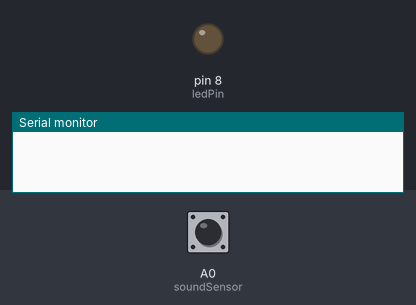
The sketch below on a simulated Arduino Uno, built with avr-gcc and run on an emulated ATmega328P. Shown: output pins drawn as LEDs (lit = HIGH), the last lines printed to the serial monitor. Inputs (shaded band) come from the test bench; at power-on: A0 (soundSensor) HIGH.

Above: at 1.2 s.
1.3 s: A0 (soundSensor) driven LOW
2.8 s: A0 (soundSensor) driven HIGH
5.8 s: A0 (soundSensor) pulsed LOW 5 times (0.12 s each, 0.3 s apart)
At 7.1 s:
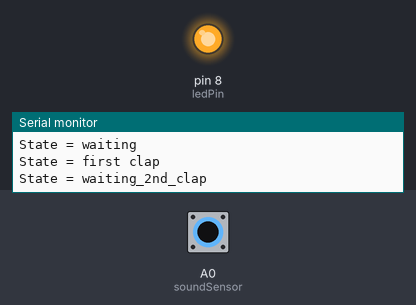
Timing chart, 0 to 8.8 s (numbered marks = the images above; inputs shaded):
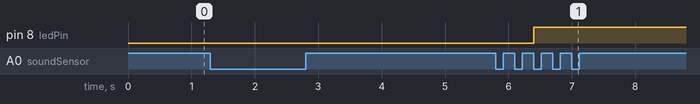

The sketch:

digital_double_clap.ino
```cpp
/*
  This sketch reads a piezo element to see if a sound is made (eg. clap)
  two times in succession after which an action is performed.
  The code listens for a double clap in a 1.5 second period, after which
  the whole system gets reset

  For this sketch, the sensor sensitivity is adjusted manually on the board itself.
  For more granular difference, consider switching to digitalRead to analogRead
*/

const bool DEBUG = true; //allow serial prints

const int ledPin = 8;
const int soundSensor = A0;
const int threshold = 200;
//these two delays below are required because echo can still trigger the sensor
const int delayBetweenClaps = 300;
const int delatForReset = 300;
const int resetPeriod = 1500; //milliseconds

int sensorReading = 1;
int ledState = LOW;
unsigned long timeOfClap = 0;

enum State {waiting, first_clap, waiting_2nd_clap};
State current_state = waiting;

void setup() {
  pinMode(ledPin, OUTPUT);
  Serial.begin(9600);
}

void loop() {
  sensorReading = digitalRead(soundSensor);

  if (sensorReading == LOW) {
    if (current_state == State::waiting){
      current_state = State::first_clap;
      timeOfClap = millis();
      debugSerialPrintln("State = first clap");
    }
    if (current_state == State::waiting_2nd_clap){
      performAction();

      current_state = State::waiting;
      debugSerialPrintln("State = waiting");
      delay(delayBetweenClaps); // delay after which the process resumes
    }
  } else {
    if (current_state == State::first_clap) {
      current_state = State::waiting_2nd_clap;
      debugSerialPrintln("State = waiting_2nd_clap");
      delay(300);// delay after which is listening for second clap
    }
  }
  if (timeOfClap > 0 && timeFromClap() % resetPeriod == 0 && current_state == State::waiting_2nd_clap){
    current_state = State::waiting;
    timeOfClap = 0;
    debugSerialPrintln("Too long for 2nd clap, resetting..");
  }
}

void performAction(){
  // toggle the status of  ledPin
  ledState = !ledState;
  digitalWrite(ledPin, ledState);
  debugSerialPrintln("2xClap!");
}

unsigned long timeFromClap(){
  return millis()-timeOfClap;
}

void debugSerialPrintln(String text){
  if (DEBUG) {
    Serial.println(text);
  }
}
```

Measured:
- after the input at 5.8 s, pin 8 (ledPin): LOW → HIGH after 0.60 s
